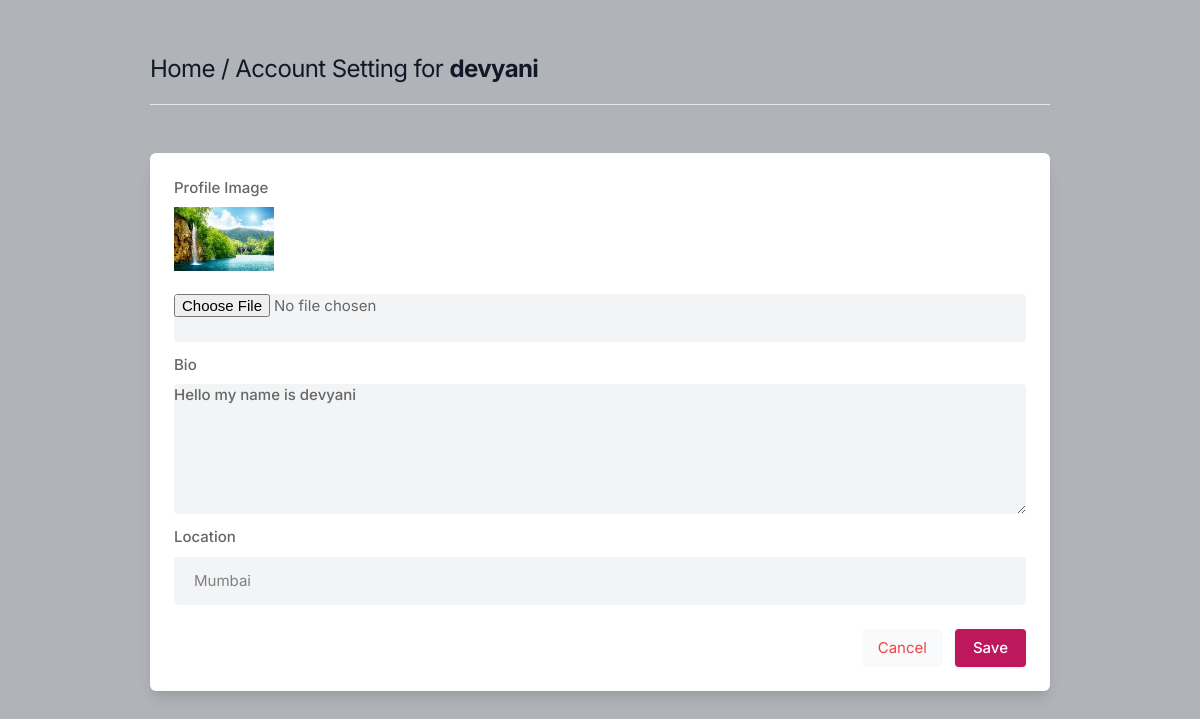
The app's page /about/ (signed in) with its own data.
### core/models.py (models this page shows, shortened)
class Profile(models.Model):
    user=models.OneToOneField(User,on_delete=models.CASCADE ,related_name='user_profile')
    id_user=models.IntegerField()
    bio=models.TextField(blank=True)
    profileimg=models.ImageField(upload_to='profile_images',default='blank-profile-picture.png')
    location=models.CharField(max_length=100,blank=True)

### core/views.py (the view, shortened to what this page needs)
# urls.py: path('about/',views.about,name='about'),
@login_required(login_url='signin')
def about(request):
    user_profile=Profile.objects.get(user=request.user)
    return render(request,'about.html',{'user_profile':user_profile})

### templates/about.html (shortened to what this page needs)
{% load static %}
<!DOCTYPE html>
<html lang="en">
<head>
    <link rel="stylesheet" href="{% static 'assets/css/icons.css' %}">
    <link rel="stylesheet" href="{% static 'assets/css/uikit.css' %}">
    <link rel="stylesheet" href="{% static 'assets/css/style.css' %}">
    <link rel="stylesheet" href="{% static 'assets/css/tailwind.css' %}">
</head>
<body>
            <div class="container m-auto">
                <h1 class="text-2xl leading-none text-gray-900 tracking-tight mt-3"><a href="/">Home</a> / Account Setting for <b>{{user.username}}</b> </h1>
                <br>
                <hr>
                <div class="grid lg:grid-cols-2 mt-12 gap-8">
                    <div class="bg-white rounded-md lg:shadow-lg shadow col-span-2">
                    <form action="" method="POST" enctype="multipart/form-data">
                       <div class="grid grid-cols-2 gap-3 lg:p-6 p-4">
                            <div class="col-span-2">
                                <label for=""> Profile Image</label>
                                <img width="100" height="100" src="{{user_profile.profileimg.url}}" />
                                <br>
                                <input type="file" name="image" value="" class="shadow-none bg-gray-100">
                            </div>
                            <div class="col-span-2">
                                <label for="about">Bio</label>
                                <textarea id="about" name="bio" rows="3"  class="shadow-none bg-gray-100">{{user_profile.bio}}</textarea>
                            </div>
                            <div class="col-span-2">
                                <label for=""> Location</label>
                                <input type="text" name="location" value="{{user_profile.location}}" class="shadow-none bg-gray-100">
                            </div>
                       </div>
                       <div class="bg-gray-10 p-6 pt-0 flex justify-end space-x-3">
                           <button class="p-2 px-4 rounded bg-gray-50 text-red-500"> <a href="/">Cancel</a> </button>
                           <button type="submit" class="button bg-blue-700"> Save </button>
                       </div>
                    </form>
                    </div>
                    </div>
                    <br>
                </div>
</body>
</html>

### static/assets/css/style.css (style rules this page uses)
body { background-color: #B0B3B8!important; }
button { vertical-align: middle; }
span.button, button.button { background-color: #be185d; top: 0; color: #fff; position: relative; padding: 8px 18px; line-height: 22px; position: relative; font-weight: 500; font-size: 15px; display: inline-block; -webkit-transition: all 0.2s ease-in-out; transition: all 0.2s ease-in-out; cursor: pointer; overflow: hidden; border: none; border-radius: 4px; -webkit-box-shadow: 0 1px 3px rgba(0, 0, 0, 0.1); box-shadow: 0 1px 3px rgba(0, 0, 0, 0.1); }
input { height: 48px; line-height: 48px; padding: 0 20px; outline: none; font-size: 15px; color: #808080; max-width: 100%; width: 100%; -webkit-box-sizing: border-box; box-sizing: border-box; display: block; font-weight: 400; opacity: 1; border-radius: 4px; border: none; -webkit-box-shadow: 0 1px 4px 0px rgba(0, 0, 0, 0.12); box-shadow: 0 1px 4px 0px rgba(0, 0, 0, 0.12); }
input[type="text"], input[type="password"], input[type="email"], input[type="number"] { height: 48px; line-height: 48px; padding: 0 20px; outline: none; font-size: 15px; color: #808080; max-width: 100%; width: 100%; -webkit-box-sizing: border-box; box-sizing: border-box; display: block; font-weight: 400; opacity: 1; border-radius: 4px; border: none; -webkit-box-shadow: 0 1px 4px 0px rgba(0, 0, 0, 0.12); box-shadow: 0 1px 4px 0px rgba(0, 0, 0, 0.12); }
textarea { height: 48px; line-height: 48px; padding: 0 20px; outline: none; font-size: 15px; color: #808080; margin: 0 0 16px 0; max-width: 100%; width: 100%; -webkit-box-sizing: border-box; box-sizing: border-box; display: block; background-color: #fff; font-weight: 500; opacity: 1; border-radius: 4px; border: none; -webkit-box-shadow: 0 1px 4px 0px rgba(0, 0, 0, 0.12); box-shadow: 0 1px 4px 0px rgba(0, 0, 0, 0.12); }
input { -webkit-transition: all 0.1s ease-in-out; transition: all 0.1s ease-in-out; }
::placeholder { color: #808080; opacity: 1; }
textarea { height: auto; line-height: 27px; padding: 20px; min-height: 130px; -webkit-transition: none !important; transition: none !important; min-width: 100%; }
label, legend { display: block; font-weight: bold; font-size: 15px; font-weight: 500; margin-bottom: 8px; }
button { border: none; margin: 0; padding: 0; width: auto; overflow: visible; background: transparent; color: inherit; font: inherit; line-height: normal; cursor: pointer; }
a { color: #be185d; -webkit-transition: 0.3s; transition: 0.3s; outline: none !important; }
button { outline: none !important; }
img { max-width: 100%; }
body { color: #666; font-size: 15px; line-height: 27px; background-color: #f0f2f5; font-family: "Inter", sans-serif; text-transform: none; }
h1, h2, h3, h4, h5, h6 { font-family: "Inter", sans-serif; text-transform: none; }
input[type="text"], input[type="password"], input[type="email"] { font-family: "Inter", sans-serif; text-transform: none; }
textarea, select { font-family: "Inter", sans-serif; text-transform: none; }
button, body .pac-container { font-family: "Inter", sans-serif; text-transform: none; }
h1, h2, h3, h4, h5, h6 { color: #333; font-weight: 500; margin: 0; padding: 0; }
h1 { font-size: 32px; }
b, strong { font-weight: 700 !important; }
@media (min-width: 1024px) { .container { max-width: 900px !important; padding-top: 45px; } }
.shadow-none { -webkit-box-shadow: none !important; box-shadow: none !important; }

### records on screen
Profile: profileimg (picture), bio "Hello my name is devyani", location "Mumbai"

### other values on screen
{{ user.username }} "devyani"
